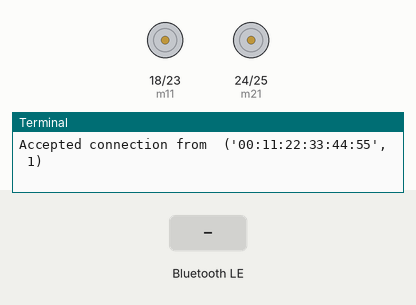
Simulated run of this program. Board: Raspberry Pi (BCM pin numbers). On the bench: motor-driver pin pairs drawn as motors (green arrow = first pin HIGH = forward, orange = second pin HIGH = backward, longer = more drive), the last lines printed to the terminal. Inputs (shaded band) come from the test bench. A phone connects over Bluetooth after 1 s.

Above: at 2.2 s.
2.3 s: "f" written over Bluetooth
At 3.2 s:
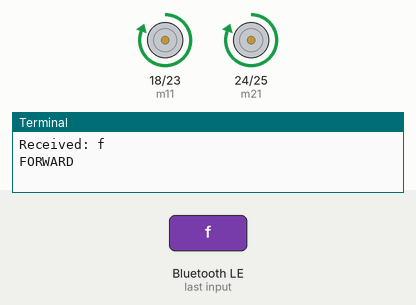
4.3 s: "l" written over Bluetooth
At 5.5 s:
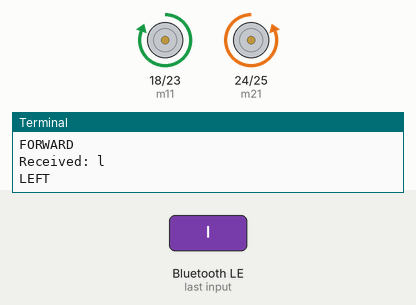
5.8 s: "r" written over Bluetooth
At 7.1 s:
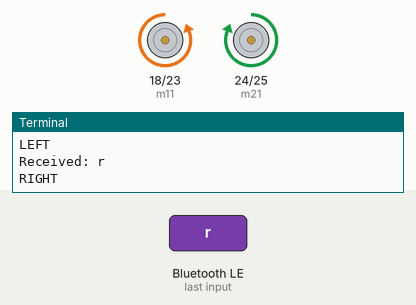
7.8 s: "b" written over Bluetooth
At 8.2 s:
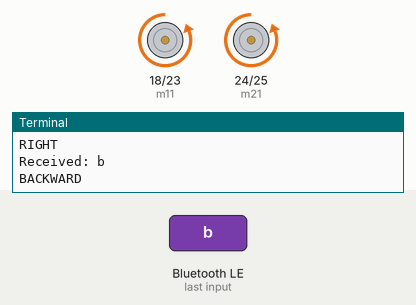
Timing chart, 0 to 10.3 s (numbered marks = the images above; inputs shaded):
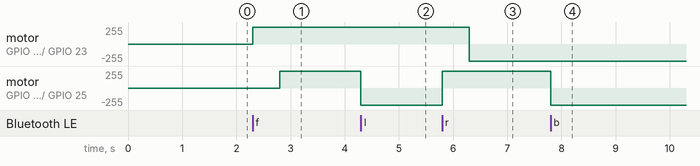

The program:

bluetooth_control.py
```python
import bluetooth
import time
import RPi.GPIO as GPIO

m11=18
m12=23
m21=24
m22=25
GPIO.setwarnings(False)
GPIO.setmode(GPIO.BCM)
GPIO.setup(m11, GPIO.OUT)
GPIO.setup(m12, GPIO.OUT)
GPIO.setup(m21, GPIO.OUT)
GPIO.setup(m22, GPIO.OUT)
GPIO.output(m11 , 0)
GPIO.output(m12 , 0)
GPIO.output(m21, 0)
GPIO.output(m22, 0)

server_socket=bluetooth.BluetoothSocket( bluetooth.RFCOMM )
port = 1
server_socket.bind(("",port))
server_socket.listen(1)

client_socket,address = server_socket.accept()
print "Accepted connection from ",address


def forward():
   print "FORWARD"
   GPIO.output(m11 , 1)
   GPIO.output(m12 , 0)
   time.sleep(.5)
   GPIO.output(m21 , 1)
   GPIO.output(m22 , 0)

def left():
   print "LEFT"
   GPIO.output(m21 , 0)
   GPIO.output(m22 , 1)
   time.sleep(.5)
   GPIO.output(m11 , 1)
   GPIO.output(m12 , 0)

def right():
   print "RIGHT"

   GPIO.output(m21 , 1)
   GPIO.output(m22 , 0)
   time.sleep(.5)
   GPIO.output(m11 , 0)
   GPIO.output(m12 , 1)

def reverse():
   print "BACKWARD"
   GPIO.output(m11 , 0)
   GPIO.output(m12 , 1)
   GPIO.output(m21 , 0)
   GPIO.output(m22 , 1)

def stop():
   print "STOP"
   GPIO.output(m11 , 0)
   GPIO.output(m12 , 0)
   GPIO.output(m21 , 0)
   GPIO.output(m22 , 0)

data=""
while 1:
         data= client_socket.recv(1024)
         print "Received: %s" % data
         if (data == "f"):
            forward()
         elif (data == "l"):
            left()
         elif (data == "r"):
            right()
         elif (data == "b"):
            reverse()
         elif (data == "s"):
            stop()
         elif (data == "q"):
            print ("Quit")
            break
client_socket.close()
server_socket.close()
```

Measured:
- after the input at 2.3 s, motor on GPIO 18 (m11) / GPIO 23 (m12): stopped → forward 255/255 at once; motor on GPIO 24 (m21) / GPIO 25 (m22): stopped → forward 255/255 after 0.50 s
- after the input at 4.3 s, motor on GPIO 24 (m21) / GPIO 25 (m22): forward 255/255 → backward 255/255 at once
- after the input at 5.8 s, motor on GPIO 18 (m11) / GPIO 23 (m12): forward 255/255 → backward 255/255 after 0.50 s; motor on GPIO 24 (m21) / GPIO 25 (m22): backward 255/255 → forward 255/255 at once
- after the input at 7.8 s, motor on GPIO 24 (m21) / GPIO 25 (m22): forward 255/255 → backward 255/255 at once
